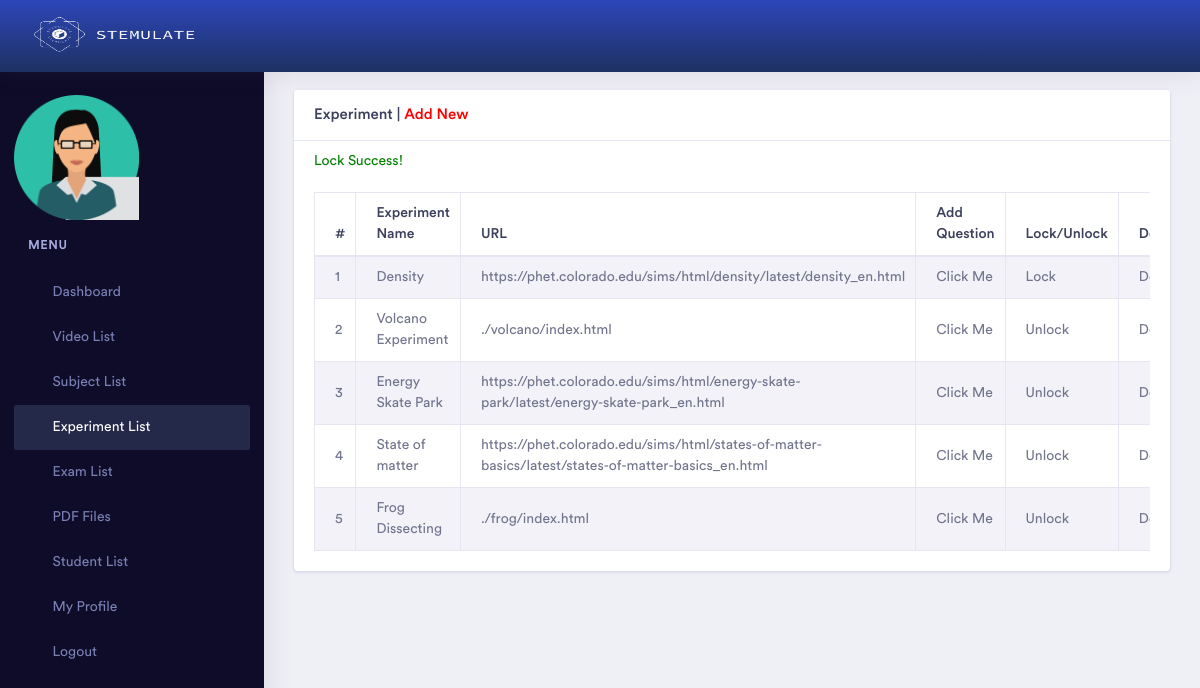
/admin/experiment_list.php?islock=0&id=4 (signed in), run on an earlier commit of the app's database.
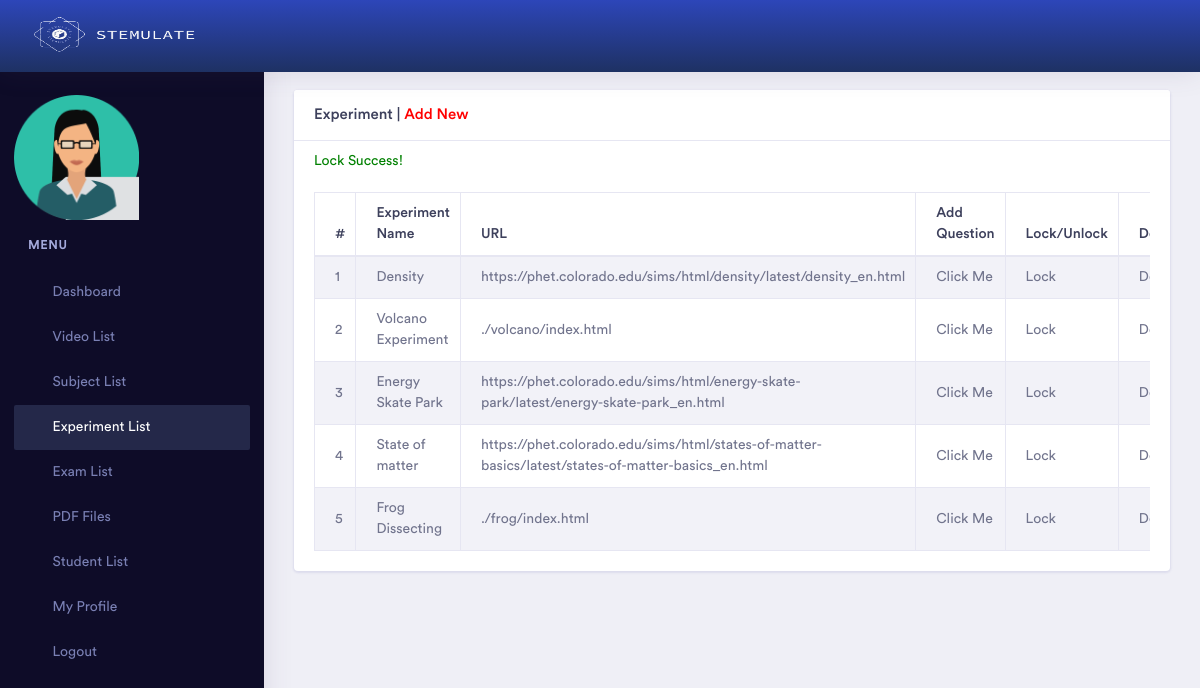
And on a later commit of the database.
### tables this page shows
CREATE TABLE `experiment` (
  `id` int(11) NOT NULL,
  `subject_id` int(11) NOT NULL,
  `name` varchar(255) NOT NULL,
  `url` varchar(255) NOT NULL,
  `status` int(11) NOT NULL,
  `admin_id` int(11) NOT NULL,
  `description` text NOT NULL,
  `custom` tinyint(1) NOT NULL,
  `islock` tinyint(1) NOT NULL,
  `prev_islock` tinyint(1) NOT NULL
);

### admin/experiment_list.php (the view, shortened to what the changed rows need)
<?php
    if ($_SESSION['p'] != "") {
?>
<!doctype html>
<html lang="en">
<head>
    <?php include 'head.php'; ?>
</head>
<body>
    <div class="dashboard-main-wrapper">
        <div class="dashboard-wrapper">
            <div class="container-fluid  dashboard-content">
                <div class="row">
                    <div class="col-xl-12 col-lg-12 col-md-12 col-sm-12 col-12">
                        <div class="card">
                            <div class="card-body">
                                <div class="table-responsive">
                                    <table class="table table-striped table-bordered">
                                        <thead>
                                            <tr>
                                                <th>#</th>
                                                <th>Experiment Name</th>
                                                <th>URL</th>
                                                <th>Add Question</th>
                                                <th>Lock/Unlock</th>
                                                <th>Delete</th>
                                            </tr>
                                        </thead>
                                        <tbody>
                                            <?php
                                                include 'db.php';
                                                $sl = 0;
                                                $query = mysqli_query($link, "select * from experiment where status = '1' and admin_id = '$_SESSION[id]' ");
                                                while($data = mysqli_fetch_array($query)) {
                                            ?>
                                            <tr>
                                                <td><?php echo ++$sl; ?></td>
                                                <td><?php echo $data['name']; ?></td>
                                                <td><?php echo $data['url']; ?></td>
                                                <td><a href="question_experiment_add.php?id=<?php echo $data['id']; ?>">Click Me</a></td>
                                                <td>
                                                    <a href="?islock=<?php echo $data['islock']; ?>&id=<?php echo $data['id']; ?>"
                                                        onclick="return confirm('Confirm Action?');">
                                                        <?php echo $data['islock'] > 0 ? 'Unlock':'Lock'; ?>
                                                    </a>
                                                </td>
                                                <td><a href="?isdelete=true&id=<?php echo $data['id']; ?>" onclick="return confirm('Delete Confirm?');">Delete</a></td>
                                            </tr>
                                            <?php } ?>
                                        </tbody>
                                    </table>
                                </div>
                            </div>
                        </div>
                    </div>
                </div>
            </div>
        </div>
    </div>
</body>
</html>
<?php
} else {
    echo "<script>";
    echo "self.location='index.php?msg=<font color=red>Please Login First.</font>';";
    echo "</script>";
}
?>

What changed in the data, as far as the page shows it:
changed experiment "Volcano Experiment": islock "Unlock" → "Lock"
changed experiment "Energy Skate Park": islock "Unlock" → "Lock"
changed experiment "State of matter": islock "Unlock" → "Lock"
changed experiment "Frog Dissecting": islock "Unlock" → "Lock"
